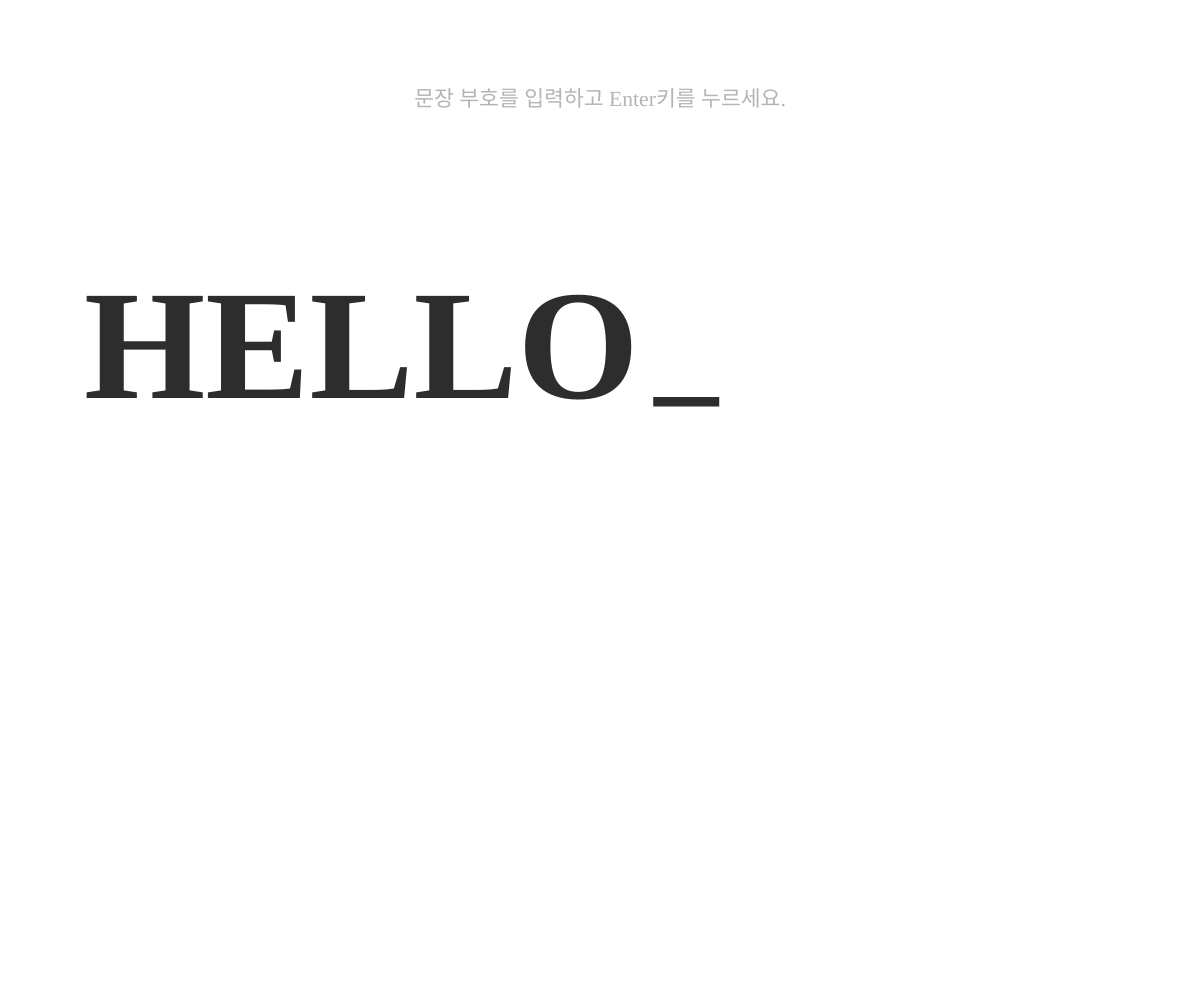
Frame 1 (no input)
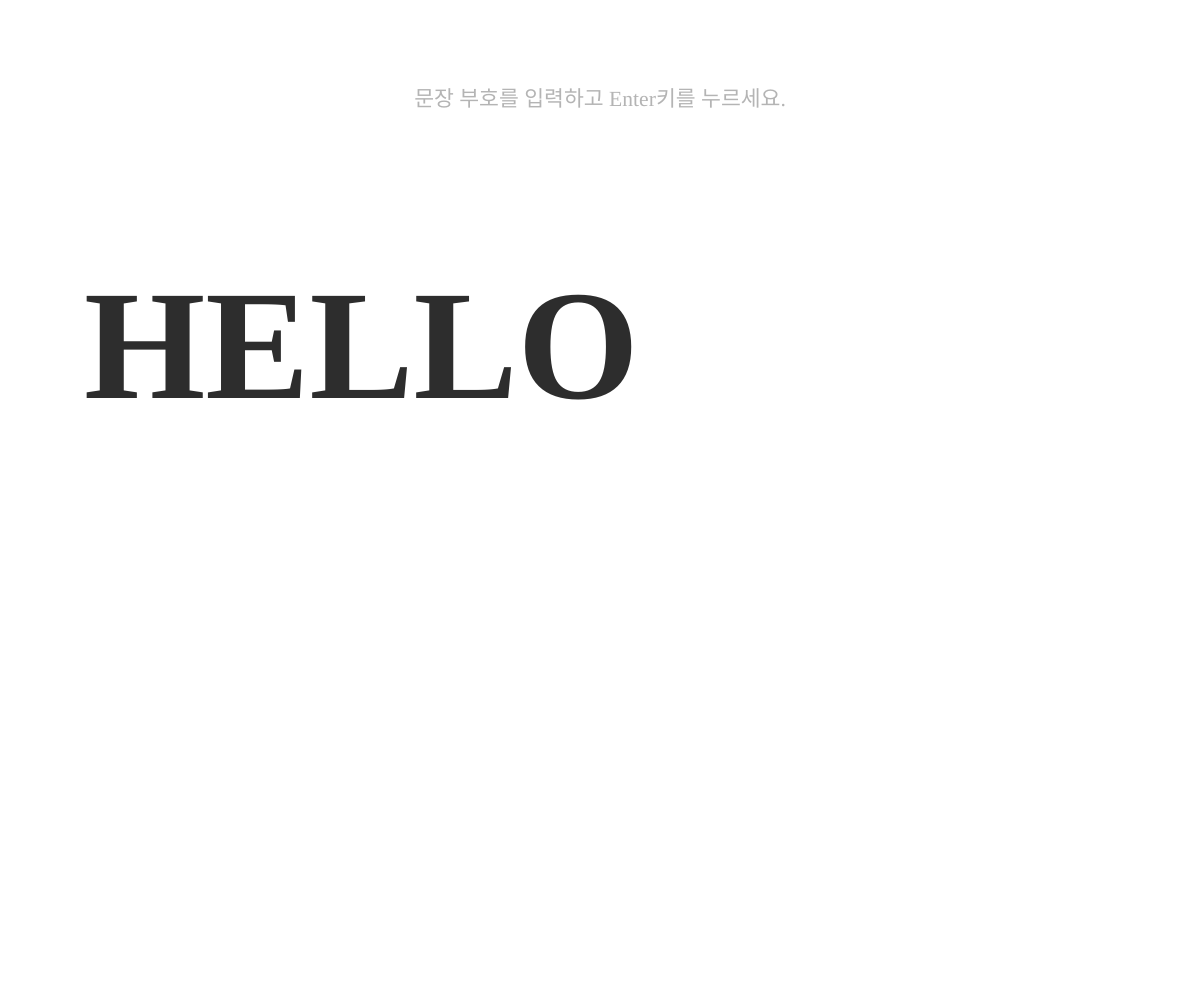
Frame 60 (no input)
Frame 120 (the mouse pressed at the canvas centre since frame 60): identical to frame 60, image omitted

The p5.js sketch that drew these frames (run headless with seeded random() and noise() and a simulated clock; from frame 60 on, the mouse is pressed at the canvas centre):

// p5.js sketch
// ── sketch.js
// ── 상태 관리 ─────────────────────────────────────────
let state = 'idle';
let inputChar = '';

// ── 커서 깜빡임 ───────────────────────────────────────
let cursorVisible = true;
let lastBlink = 0;
const BLINK_INTERVAL = 530;

// ── 애니메이션 공통 변수 ──────────────────────────────
let t = 0;
const DURATION = 90;

// ── 마침표 색상 ───────────────────────────────────────
const C_DARK = [45,  45,  45];
const C_BLUE = [20,  20, 220];
const C_PURP = [100, 30, 140];
const C_NAVY = [30,  30, 180];

// ── 마침표 막대 정의 ──────────────────────────────────
const BARS = [
  { yRatio:0.46,  hRatio:0.008, xRatio:0.44, wRatio:0.55, color:C_DARK, speed:0.9,  delay:2  },
  { yRatio:0.76,  hRatio:0.006, xRatio:0.52, wRatio:0.47, color:C_DARK, speed:1.1,  delay:5  },
  { yRatio:0.53,  hRatio:0.038, xRatio:0.0,  wRatio:0.52, color:C_BLUE, speed:0.85, delay:8  },
  { yRatio:0.595, hRatio:0.05,  xRatio:0.05, wRatio:0.31, color:C_PURP, speed:0.95, delay:3  },
  { yRatio:0.595, hRatio:0.04,  xRatio:0.53, wRatio:0.25, color:C_PURP, speed:1.05, delay:6  },
  { yRatio:0.665, hRatio:0.065, xRatio:0.3,  wRatio:0.41, color:C_NAVY, speed:0.8,  delay:10 },
];

// ── 파티클 배열 ───────────────────────────────────────
let qParticles = [];
let exParticles = [];

// ─────────────────────────────────────────────────────
function setup() {
  createCanvas(windowWidth, windowHeight);
}

// ─────────────────────────────────────────────────────
function draw() {
  background(255);

  if (state === 'idle') {
    drawIdleScreen();
  } else if (state === 'input') {
    drawInputScreen();
  } else if (state === 'animating') {
    if (inputChar === '.') {
      drawPeriodAnim();
    } else if (inputChar === '?') {
      drawQuestionAnim();
    } else if (inputChar === '!') {
      drawExclamationAnim();
    } else if (inputChar === ',') {
      drawCommaAnim();
    } else if (inputChar === '/') {
      drawSlashAnim();
    }
  }
}

// ─────────────────────────────────────────────────────
//  첫 화면
// ─────────────────────────────────────────────────────
function drawIdleScreen() {
  if (millis() - lastBlink > BLINK_INTERVAL) {
    cursorVisible = !cursorVisible;
    lastBlink = millis();
  }

  drawGuideText();
  drawHello('HELLO');

  if (cursorVisible) {
    textSize(width * 0.13);
    textFont('Noto Sans KR, sans-serif');
    let helloWidth = textWidth('HELLO');
    let cursorX = width * 0.07 + helloWidth + width * 0.012;
    let cursorY = height * 0.28 + width * 0.13 * 0.75;
    noStroke();
    fill(45);
    rect(cursorX, cursorY, width * 0.055, width * 0.008);
  }
}

// ─────────────────────────────────────────────────────
//  입력 화면
// ─────────────────────────────────────────────────────
function drawInputScreen() {
  drawGuideText();
  drawHello('HELLO' + inputChar);
}

// ─────────────────────────────────────────────────────
//  마침표 애니메이션
// ─────────────────────────────────────────────────────
function drawPeriodAnim() {
  if (t < DURATION) t++;

  let commonRightEdge = width * (BARS[0].xRatio + BARS[0].wRatio);

  let shrink = constrain(t / (DURATION * 0.25), 0, 1);
  let shrinkEase = shrink * shrink;
  let fontSize = width * 0.13;

  textSize(fontSize);
  textFont('Noto Sans KR, sans-serif');
  let helloW = textWidth('HELLO');
  let helloX = width * 0.07;
  let helloCenterY = height * 0.28 + fontSize * 0.5;

  if (shrinkEase < 1) {
    let scaleY = lerp(1.0, 0.0, shrinkEase);
    noStroke();
    fill(C_DARK[0], C_DARK[1], C_DARK[2]);
    push();
    translate(helloX, helloCenterY);
    scale(1, scaleY);
    text('HELLO', 0, -fontSize * 0.5);
    pop();
  } else {
    let helloBar = {
      xRatio: helloX / width,
      wRatio: helloW / width,
      yRatio: (helloCenterY - fontSize * 0.04) / height,
      hRatio: fontSize * 0.08 / height,
      color: C_DARK,
      speed: 1.0,
      delay: 0
    };

    let localT = max(0, t - DURATION * 0.25);
    let prog  = constrain(localT / (DURATION * 0.6), 0, 1);
    let ease  = prog * prog;
    let moveX = ease * width * 1.5 * helloBar.speed;

    let left      = width * helloBar.xRatio + moveX;
    let right     = width * (helloBar.xRatio + helloBar.wRatio) + moveX;
    let overflow  = right - commonRightEdge;
    let drawLeft  = left + max(0, overflow);
    let drawRight = min(right, commonRightEdge);
    let currentW  = drawRight - drawLeft;

    if (currentW > 0) {
      noStroke();
      fill(helloBar.color[0], helloBar.color[1], helloBar.color[2]);
      rect(drawLeft, height * helloBar.yRatio, currentW, height * helloBar.hRatio);
    }
  }

  for (let bar of BARS) {
    let localT = max(0, t - bar.delay);
    let prog  = constrain(localT / (DURATION * 0.85), 0, 1);
    let ease  = prog * prog;
    let moveX = ease * width * 1.5 * bar.speed;

    let left      = width * bar.xRatio + moveX;
    let right     = width * (bar.xRatio + bar.wRatio) + moveX;
    let overflow  = right - commonRightEdge;
    let drawLeft  = left + max(0, overflow);
    let drawRight = min(right, commonRightEdge);
    let currentW  = drawRight - drawLeft;

    if (currentW > 0) {
      noStroke();
      fill(bar.color[0], bar.color[1], bar.color[2]);
      rect(drawLeft, height * bar.yRatio, currentW, height * bar.hRatio);
    }
  }

  if (t >= DURATION) resetToIdle();
}

// ─────────────────────────────────────────────────────
//  물음표 애니메이션
// ─────────────────────────────────────────────────────
function initQuestionAnim() {
  qParticles = [];

  let cx = width * 0.05;
  let cy = height * 0.95;
  let directions = 12;

  for (let i = 0; i < directions; i++) {
    let angle = (TWO_PI / directions) * i;

    // 초록 선
    let lineSpeed = width * 0.018;
    qParticles.push({
      type: 'line',
      x: cx, y: cy,
      vx: cos(angle) * lineSpeed,
      vy: sin(angle) * lineSpeed,
      len: width * 0.05,
      lineAngle: angle,
      color: [30, 180, 80],
      alpha: 255
    });

    // 주황 작은 원
    let smallSpeed = width * 0.013;
    qParticles.push({
      type: 'circle',
      x: cx, y: cy,
      vx: cos(angle) * smallSpeed,
      vy: sin(angle) * smallSpeed,
      r: width * 0.010,
      color: [230, 130, 0],
      alpha: 255
    });

    // 노란 큰 원 (3방향마다)
    if (i % 3 === 0) {
      let bigSpeed = width * 0.008;
      qParticles.push({
        type: 'circle',
        x: cx, y: cy,
        vx: cos(angle) * bigSpeed,
        vy: sin(angle) * bigSpeed,
        r: width * 0.038,
        color: [255, 220, 0],
        alpha: 255
      });
    }
  }

  // H, E, L, L, O
  let letters = ['H', 'E', 'L', 'L', 'O'];
 push();
  textSize(width * 0.13);
  textFont('Noto Sans KR, sans-serif');
  let helloStartX = width * 0.07;
  let helloStartY = height * 0.28 + width * 0.13 * 0.5;

  for (let i = 0; i < letters.length; i++) {
    let offsetX = 0;
    for (let j = 0; j < i; j++) {
      offsetX += textWidth(letters[j]);
    }
    let lx = helloStartX + offsetX;
    let ly = helloStartY;
    let angle = atan2(ly - cy, lx - cx);
    let speed = width * 0.008;
    qParticles.push({
      type: 'letter',
      char: letters[i],
      x: lx, y: ly,
      vx: cos(angle) * speed,
      vy: sin(angle) * speed,
      rotate: random(-0.03, 0.03),
      currentAngle: random(-0.2, 0.2),
      size: width * 0.09,
      color: [45, 45, 45],
      alpha: 255
    });
  }
}

function drawQuestionAnim() {
  if (t === 0) initQuestionAnim();
  if (t < DURATION) t++;

  let fadeStart = DURATION * 0.55;

  for (let p of qParticles) {
    p.x += p.vx;
    p.y += p.vy;

    if (t > fadeStart) {
      p.alpha = map(t, fadeStart, DURATION, 255, 0);
    }

    if (p.type === 'line') {
      stroke(p.color[0], p.color[1], p.color[2], p.alpha);
      strokeWeight(6);
      noFill();
      push();
      translate(p.x, p.y);
      rotate(p.lineAngle);
      line(0, 0, p.len, 0);
      pop();
    }

    if (p.type === 'circle') {
      noStroke();
      fill(p.color[0], p.color[1], p.color[2], p.alpha);
      circle(p.x, p.y, p.r * 2);
    }

    if (p.type === 'letter') {
      p.currentAngle += p.rotate * 0.05;
      noStroke();
      fill(p.color[0], p.color[1], p.color[2], p.alpha);
      textAlign(CENTER, CENTER);
      textStyle(BOLD);
      textSize(p.size);
      textFont('Noto Sans KR, sans-serif');
      push();
      translate(p.x, p.y);
      rotate(p.currentAngle);
      text(p.char, 0, 0);
      pop();
    }
  }

  if (t >= DURATION) resetToIdle();
}

// ─────────────────────────────────────────────────────
//  느낌표 애니메이션
// ─────────────────────────────────────────────────────
function initExclamationAnim() {
  exParticles = [];

  let cx = width * 0.5;
  let cy = height * 0.5;

 // 고리 3개 - 각기 다른 랜덤 위치
  let ringColors = [
    [220, 30, 30],
    [45, 45, 45],
    [220, 30, 30],
  ];
  for (let i = 0; i < 3; i++) {
    exParticles.push({
      type: 'ring',
      x: width  * random(0.3, 0.7),
      y: height * random(0.3, 0.7),
      outerR: width * 0.06,   // 바깥 반지름 시작값
      innerR: 0,              // 안쪽 투명 영역 시작값
      outerSpeed: width * 0.014, // 바깥 팽창 속도
      innerSpeed: width * 0.019, // 안쪽이 더 빠름 → 얇아지다 사라짐
      color: ringColors[i],
      alpha: 255
    });
  }
  
  // 삼각형 8개 - 랜덤 방향, 크고 박력있게
  let triColors = [
    [220, 30,  30],
    [220, 30,  30],
    [230, 130,  0],
    [230, 130,  0],
    [100, 60,   0],
    [100, 60,   0],
    [220, 30,  30],
    [230, 130,  0],
  ];
  for (let i = 0; i < 8; i++) {
    // 8등분 각도 기준으로 랜덤성 추가 (같은 방향 방지)
    let baseAngle = (TWO_PI / 8) * i;
    let angle = baseAngle + random(-0.3, 0.3); // 살짝만 랜덤
    let speed = random(width * 0.025, width * 0.038); // 더 빠르게
    exParticles.push({
      type: 'triangle',
      x: cx, y: cy,
      vx: cos(angle) * speed,
      vy: sin(angle) * speed,
      angle: angle,
      size: random(width * 0.05, width * 0.09),
      color: triColors[i],
      alpha: 255
    });
  }
  // H, E, L, L, O
  let letters = ['H', 'E', 'L', 'L', 'O'];
  push();
  textSize(width * 0.13);
  textFont('Noto Sans KR, sans-serif');
  let helloStartX = width * 0.07;
  let helloStartY = height * 0.28 + width * 0.13 * 0.5;
  let totalW = textWidth('HELLO');
  let centerStartX = width * 0.5 - totalW * 0.5;
  

  for (let i = 0; i < letters.length; i++) {
    let offsetX = 0;
    for (let j = 0; j < i; j++) {
      offsetX += textWidth(letters[j]);
    }
    let startX = helloStartX + offsetX;
    let startY = helloStartY;
    let targetX = centerStartX + offsetX;
    let targetY = height * 0.5;

    exParticles.push({
      type: 'letter',
      char: letters[i],
      x: startX, y: startY,
      startX: startX, startY: startY,
      targetX: targetX, targetY: targetY,
      vx: 0, vy: 0,
     burstAngle: atan2(targetY - height * 0.5, targetX - width * 0.5) + random(-1.2, 1.2),
      burstSpeed: width * 0.022,
      rotate: random(-0.04, 0.04),
      currentAngle: 0,
      size: width * 0.09,
      color: [45, 45, 45],
      alpha: 255
    });
  }
}

function drawExclamationAnim() {
  if (t === 0) initExclamationAnim();
  if (t < DURATION) t++;

  let moveEnd   = 25; // HELLO 이동 완료 프레임
  let pauseEnd  = 31; // 잠깐 멈춤 끝 프레임 (약 0.1초)
  let fadeStart = DURATION * 0.65;

  for (let p of exParticles) {
    // 페이드아웃
    if (t > fadeStart) {
      p.alpha = map(t, fadeStart, DURATION, 255, 0);
    }

    // ── 고리 ──────────────────────────────────────
   if (p.type === 'ring' && t > pauseEnd) {
      p.outerR += p.outerSpeed;
      p.innerR += p.innerSpeed;

      let thickness = p.outerR - p.innerR;

      if (thickness > 0) {
        noFill();
        stroke(p.color[0], p.color[1], p.color[2], p.alpha);
        strokeWeight(thickness);
        let midR = (p.outerR + p.innerR) / 2;
        circle(p.x, p.y, midR * 2);
      }
    }
    // ── 삼각형 ────────────────────────────────────
    if (p.type === 'triangle' && t > pauseEnd) {
      p.x += p.vx;
      p.y += p.vy;
      noStroke();
      fill(p.color[0], p.color[1], p.color[2], p.alpha);
      push();
      translate(p.x, p.y);
      rotate(p.angle);
      triangle(
        0,            -p.size,
        p.size * 0.8,  p.size * 0.5,
        -p.size * 0.8, p.size * 0.5
      );
      pop();
    }

    // ── HELLO 글자 ────────────────────────────────
    if (p.type === 'letter') {
      if (t <= moveEnd) {
        // 1단계: 원래 위치 → 중앙으로 이동
        let prog = constrain(t / moveEnd, 0, 1);
        let ease = prog * prog * (3 - 2 * prog);
        p.x = lerp(p.startX, p.targetX, ease);
        p.y = lerp(p.startY, p.targetY, ease);
      } else if (t <= pauseEnd) {
        // 2단계: 잠깐 멈춤
        p.x = p.targetX;
        p.y = p.targetY;
      } else {
        // 3단계: 터짐
        if (p.vx === 0 && p.vy === 0) {
          p.vx = cos(p.burstAngle) * p.burstSpeed;
          p.vy = sin(p.burstAngle) * p.burstSpeed;
        }
        p.x += p.vx;
        p.y += p.vy;
        p.currentAngle += p.rotate;
      }

      noStroke();
      fill(p.color[0], p.color[1], p.color[2], p.alpha);
      textAlign(CENTER, CENTER);
      textStyle(BOLD);
      textSize(p.size);
      textFont('Noto Sans KR, sans-serif');
      push();
      translate(p.x, p.y);
      rotate(p.currentAngle);
      text(p.char, 0, 0);
      pop();
    }
  }

  if (t >= DURATION) resetToIdle();
}
// ─────────────────────────────────────────────────────
//  쉼표 애니메이션
// ─────────────────────────────────────────────────────
const COMMA_DURATION = 170;

// 고리 x 위치 비율 (이미지 간격 참고)
const RING_X = [0.25, 0.39, 0.59, 0.70, 0.92];
// 선 색상 (시안, 보라 번갈아)
const BAR_COLORS = [
  [0, 230, 230],    // 시안
  [130, 100, 220],  // 보라
  [0, 230, 230],
  [130, 100, 220],
  [0, 230, 230],
];
const RING_Y    = 0.08;  // 고리 y 위치 비율
const RING_R    = 0.04;  // 고리 반지름 비율
const BAR_W     = 0.025; // 선 너비 비율
const BAR_MAX_H = 0.82;  // 선 최대 높이 비율

// 각 선이 내려오기 시작하는 딜레이
// 간격에 비례: 왼쪽 두 개는 넓으니까 딜레이 크게
const BAR_DELAYS = [0, 12, 24, 34, 42]; // 프레임 단위

function drawCommaAnim() {
  if (t < COMMA_DURATION) t++;

  let ringR     = width * RING_R;
  let barW      = ringR * 2;              // 직선 너비 = 원 지름
  let strokeW   = width * 0.008;          // 외곽선 두께 (원과 직선 동일)
  let ringCY    = height * RING_Y + ringR;

  // ── 1단계: HELLO 세로로 내려옴 (t: 0 ~ 60) ──────────
  let helloEndFrame = 60;
  let letters    = ['H', 'E', 'L', 'L', 'O'];
  let letterSize = height * 0.14;
  let hX         = width * 0.07;
  // H의 고정 위치
 let hY = height * 0.28;

  // H는 항상 제자리
  noStroke();
  fill(45);
  textAlign(LEFT, TOP);
  textStyle(BOLD);
  textSize(letterSize);
  textFont('Noto Sans KR, sans-serif');
  text('H', hX, hY);

  // E, L, L, O 차례로 H 아래에 붙음 (10프레임 간격)
 for (let i = 1; i < letters.length; i++) {
    let appearFrame = i * 12;
    if (t < appearFrame) continue;

    let localT   = t - appearFrame;
    let progress = constrain(localT / 25, 0, 1);
    let ease     = 1 - (1 - progress) * (1 - progress);
    let targetY  = hY + letterSize * i;
    let startY   = height * 0.28; // 첫 화면 HELLO와 동일한 위치에서 시작
    let y        = lerp(startY, targetY, ease);

    noStroke();
    fill(45);
    text(letters[i], hX, y);
  }
  // 글자 다 내려오기 전엔 도형 그리지 않음
  if (t < helloEndFrame) {
  let lastBarEnd = helloEndFrame + BAR_DELAYS[4] + 35 + 6;
  if (t >= lastBarEnd) resetToIdle();
    return;
  }

  // ── 2단계: 도형 애니메이션 ────────────────────────────
  let shapeT = t - helloEndFrame; // 도형 시작 기준 시간

 // 첫 번째 선의 최종 높이를 기준으로 설정
  let maxBarH = height * BAR_MAX_H;

  for (let i = 0; i < 5; i++) {
    let cx    = width * RING_X[i];
    let delay = BAR_DELAYS[i];

    if (shapeT >= delay) {
      let localT   = shapeT - delay;
      let progress = constrain(localT / 35, 0, 1);
      let ease     = 1 - (1 - progress) * (1 - progress);
      // 모든 선이 동일한 maxBarH까지 내려옴
      let barH     = ease * maxBarH;

      fill(BAR_COLORS[i][0], BAR_COLORS[i][1], BAR_COLORS[i][2]);
      stroke(45);
      strokeWeight(strokeW);
      rect(cx - barW / 2 + strokeW / 2, ringCY, barW - strokeW, barH, barW / 2);
    }
  }

  // 원 나중에 그리기 (직선 위 레이어)
  for (let i = 0; i < 5; i++) {
    let cx = width * RING_X[i];
    fill(255);
    stroke(45);
    strokeWeight(strokeW);
    circle(cx, ringCY, ringR * 2);
  }

  if (t >= COMMA_DURATION) resetToIdle();
}
// ─────────────────────────────────────────────────────
//  빗금 애니메이션
// ─────────────────────────────────────────────────────
const SLASH_DURATION = 130;

// 선 5개 정의 (방향: 1=우상향, -1=우하향)
const SLASH_LINES = [
  { color: [180, 0, 255], dir:  1 }, // 보라 ↗
  { color: [255, 210, 0], dir: -1 }, // 노랑 ↘
  { color: [180, 0, 255], dir:  1 }, // 보라 ↗
  { color: [255, 210, 0], dir: -1 }, // 노랑 ↘
  { color: [180, 0, 255], dir:  1 }, // 보라 ↗
];

let slashLetters = []; // 흩어지는 HELLO 글자 상태

function initSlashAnim() {
  slashLetters = [];

  push();
  textSize(width * 0.13);
  textFont('Noto Sans KR, sans-serif');
  let letters      = ['H', 'E', 'L', 'L', 'O'];
  let totalW       = textWidth('HELLO');
  let centerStartX = width * 0.5 - totalW * 0.5;

  let offsets = [];
  for (let i = 0; i < letters.length; i++) {
    let ox = 0;
    for (let j = 0; j < i; j++) ox += textWidth(letters[j]);
    offsets.push(ox);
  }
  pop();

  // 글자 목표 위치 (선과 겹치지 않게)
  let targets = [
    { x: width * 0.08, y: height * 0.35 }, // H
    { x: width * 0.28, y: height * 0.58 }, // E
    { x: width * 0.42, y: height * 0.24 }, // L
    { x: width * 0.57, y: height * 0.65 }, // L
    { x: width * 0.70, y: height * 0.22 }, // O
  ];

  let letters2 = ['H', 'E', 'L', 'L', 'O'];
  for (let i = 0; i < letters2.length; i++) {
    slashLetters.push({
      char: letters2[i],
      centerX: centerStartX + offsets[i],
      centerY: height * 0.5 - width * 0.065,
      targetX: targets[i].x,
      targetY: targets[i].y,
      scattered: false,
      scatterFrame: 0
    });
  }
}

function drawSlashAnim() {
  if (t === 0) initSlashAnim();
  if (t < SLASH_DURATION) t++;

  let moveEnd  = 25;
  let pauseEnd = 31;
  let lineDelay = 18;
  let lineThick = width * 0.055;

  push();
  textSize(width * 0.13);
  textFont('Noto Sans KR, sans-serif');
  let letters      = ['H', 'E', 'L', 'L', 'O'];
  let totalW       = textWidth('HELLO');
  let centerStartX = width * 0.5 - totalW * 0.5;
  let helloStartX  = width * 0.07;
  let helloStartY  = height * 0.28 + width * 0.13 * 0.5;

  let offsets = [];
  for (let i = 0; i < letters.length; i++) {
    let ox = 0;
    for (let j = 0; j < i; j++) ox += textWidth(letters[j]);
    offsets.push(ox);
  }
  pop();

  // 지그재그 연결점 정의
  // 각 선의 시작점 = 이전 선의 끝점
  let nodes = [
    { x: width * 0.18, y: height * 0.72 },
    { x: width * 0.32, y: height * 0.22 },
    { x: width * 0.46, y: height * 0.72 },
    { x: width * 0.60, y: height * 0.22 },
    { x: width * 0.74, y: height * 0.72 },
    { x: width * 0.88, y: height * 0.22 },
  ];
  // ── 선 그리기 ────────────────────────────────────────
  for (let i = 0; i < 5; i++) {
    let startTime = pauseEnd + i * lineDelay;
    if (t < startTime) break;

    let sl       = SLASH_LINES[i];
    let p1       = nodes[i];
    let p2       = nodes[i + 1];
    let localT   = t - startTime;
    let progress = constrain(localT / 18, 0, 1);
    let ease     = 1 - (1 - progress) * (1 - progress);

    let ex = lerp(p1.x, p2.x, ease);
    let ey = lerp(p1.y, p2.y, ease);

    stroke(sl.color[0], sl.color[1], sl.color[2]);
    strokeWeight(lineThick);
    strokeCap(ROUND);
    noFill();
    line(p1.x, p1.y, ex, ey);

    // 선이 글자에 가까워지면 미리 글자 흩어짐
   if (progress >= 0.1 && !slashLetters[i].scattered) {
      slashLetters[i].scattered  = true;
      slashLetters[i].scatterFrame = t;
    }
  }

  // ── HELLO 글자 그리기 ────────────────────────────────
  for (let i = 0; i < letters.length; i++) {
    let sl = slashLetters[i];
    let x, y;

    if (t <= moveEnd) {
      // 원래 위치 → 중앙으로 이동
      let prog = constrain(t / moveEnd, 0, 1);
      let ease = prog * prog * (3 - 2 * prog);
      x = lerp(helloStartX + offsets[i], sl.centerX, ease);
      y = lerp(helloStartY, sl.centerY, ease);

    } else if (sl.scattered) {
      // 흩어짐
      let localT = t - sl.scatterFrame;
      let prog   = constrain(localT / 15, 0, 1);
      let ease   = 1 - (1 - prog) * (1 - prog);
      x = lerp(sl.centerX, sl.targetX, ease);
      y = lerp(sl.centerY, sl.targetY, ease);

    } else {
      // 중앙 대기
      x = sl.centerX;
      y = sl.centerY;
    }

    noStroke();
    fill(45);
    textAlign(LEFT, TOP);
    textStyle(BOLD);
    textSize(width * 0.09);
    textFont('Noto Sans KR, sans-serif');
    text(sl.char, x, y);
  }

  if (t >= SLASH_DURATION) resetToIdle();
}

// ─────────────────────────────────────────────────────
//  공통 함수들
// ─────────────────────────────────────────────────────
function drawGuideText() {
  textAlign(CENTER, TOP);
  textStyle(NORMAL);
  textSize(width * 0.018);
  fill(180);
  noStroke();
  textFont('Noto Sans KR, sans-serif');
  text('문장 부호를 입력하고 Enter키를 누르세요.', width / 2, height * 0.09);
}

function drawHello(str) {
  textAlign(LEFT, TOP);
  textStyle(BOLD);
  textSize(width * 0.13);
  fill(45);
  noStroke();
  textFont('Noto Sans KR, sans-serif');
  text(str, width * 0.07, height * 0.28);
}

function resetToIdle() {
  state = 'idle';
  inputChar = '';
  t = 0;
  cursorVisible = true;
  lastBlink = millis();
  qParticles = [];
  exParticles = [];
}

// ─────────────────────────────────────────────────────
//  키보드 입력
// ─────────────────────────────────────────────────────
function keyPressed() {
  if (state === 'animating') return;

  if (key === '.') {
    inputChar = '.';
    state = 'input';
  } else if (key === '?') {
    inputChar = '?';
    state = 'input';
  } else if (key === '!') {
    inputChar = '!';
    state = 'input';
    } else if (key === ',') {
    inputChar = ',';
    state = 'input';
    } else if (key === '/') {
    inputChar = '/';
    state = 'input';
  } else if (keyCode === ENTER) {
    if (state === 'input') {
      state = 'animating';
      t = 0;
    }
  } else if (keyCode === BACKSPACE) {
    resetToIdle();
  }
}

// ─────────────────────────────────────────────────────
function windowResized() {
  resizeCanvas(windowWidth, windowHeight);
}
// ── HELLO.html
<!DOCTYPE html>
<html lang="kor">
<head>
    <meta charset="UTF-8">
    <meta name="viewport" content="width=device-width, initial-scale=1.0">
    <link rel="stylesheet" href="style.css" />
    <script src="https://cdnjs.cloudflare.com/ajax/libs/p5.js/1.9.0/p5.min.js"></script>
    <script src="sketch.js"></script>
    <title>HELLO_</title>
    <link href="https://fonts.googleapis.com/css2?family=Noto+Sans+KR:wght@400;700&display=swap" rel="stylesheet">
